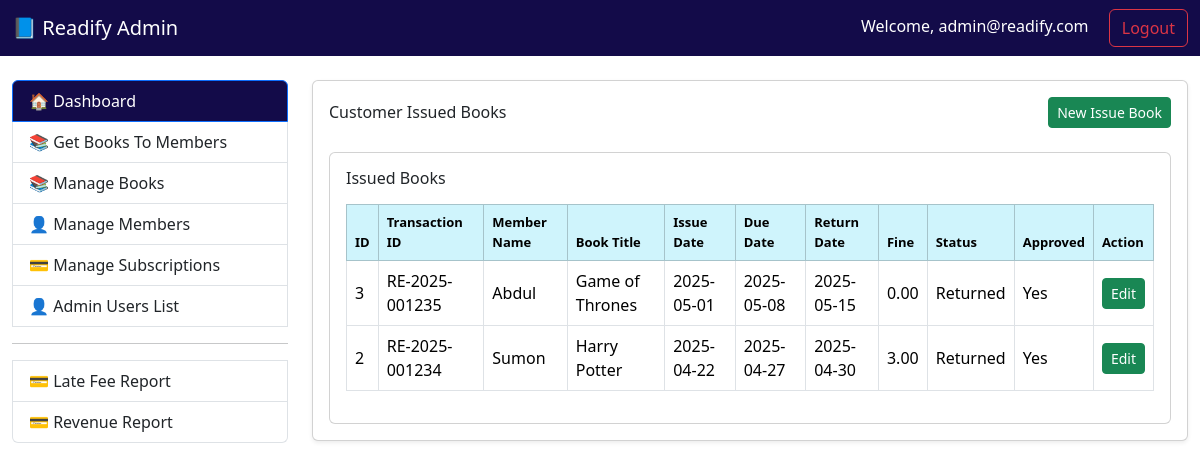
/issue-books (signed in), run on an earlier commit of the app's database.
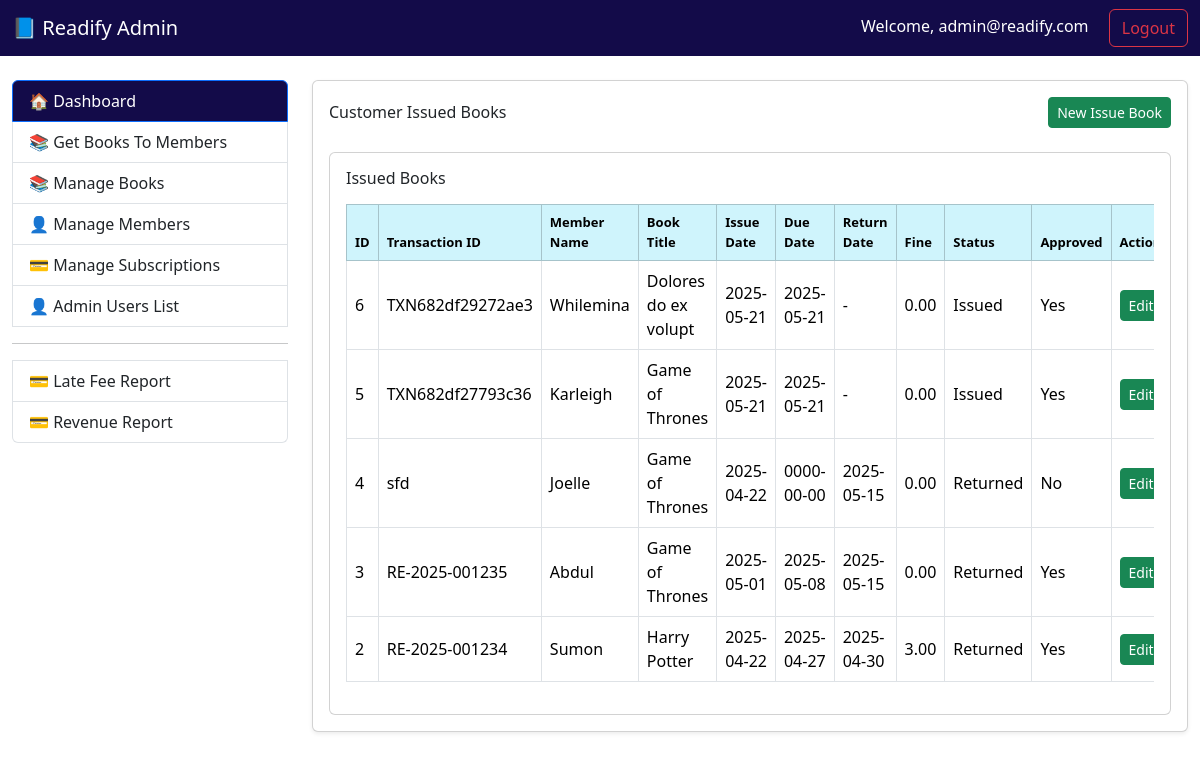
And on a later commit of the database.
### tables this page shows
CREATE TABLE `transactions` (
  `id` int(11) NOT NULL,
  `transaction_id` varchar(255) NOT NULL,
  `member_id` int(11) DEFAULT NULL,
  `book_id` int(11) DEFAULT NULL,
  `issue_date` date NOT NULL,
  `due_date` date NOT NULL,
  `return_date` date DEFAULT NULL,
  `fine_amount` decimal(10,2) DEFAULT 0.00,
  `status` varchar(20) NOT NULL,
  `is_approved` tinyint(1) DEFAULT 0,
  `created_at` timestamp NOT NULL DEFAULT current_timestamp(),
  `updated_at` timestamp NOT NULL DEFAULT current_timestamp() ON UPDATE current_timestamp()
);

CREATE TABLE `members` (
  `id` int(11) NOT NULL,
  `first_name` varchar(50) NOT NULL,
  `last_name` varchar(50) NOT NULL,
  `email` varchar(100) NOT NULL,
  `password` varchar(255) NOT NULL,
  `phone` varchar(15) DEFAULT NULL,
  `address` varchar(255) DEFAULT NULL,
  `verified_at` timestamp NULL DEFAULT NULL,
  `created_at` timestamp NOT NULL DEFAULT current_timestamp(),
  `updated_at` timestamp NOT NULL DEFAULT current_timestamp() ON UPDATE current_timestamp()
);

CREATE TABLE `books` (
  `id` int(11) NOT NULL,
  `title` varchar(255) NOT NULL,
  `author_id` int(11) DEFAULT NULL,
  `isbn` varchar(20) DEFAULT NULL,
  `code` varchar(20) DEFAULT NULL,
  `category_id` int(11) DEFAULT NULL,
  `quantity` int(11) NOT NULL,
  `available_quantity` int(11) NOT NULL,
  `created_at` timestamp NOT NULL DEFAULT current_timestamp(),
  `updated_at` timestamp NOT NULL DEFAULT current_timestamp() ON UPDATE current_timestamp()
);

### core/Controller.php (called while the page is built, shortened)
<?php
abstract class Controller {
    protected function view($view, $data = []) {
        extract($data);
        require_once "../views/{$view}.php";
    }
}

### controllers/CustomerSubscriptionsController.php (called while the page is built, shortened)
<?php
require_once '../core/Controller.php';
require_once '../models/Book.php';
class CustomerSubscriptionsController extends Controller {
    public function issueBook() {
        try {
            $getMembers = new Members();
            $books = new Book();
            $getIssuedBooks = $books->getIssueBook();
            return $this->view('issue-book', [
                'members' => $getMembers->index(),
                'books' => $books->getBooks(),
                'getIssuedBooks' => $getIssuedBooks
            ]);
        } catch (\Exception $e) {
            error_log($e->getMessage());
            echo "An error occurred while loading the page.";
        }
    }
}

### public/index.php (called while the page is built, shortened)
<?php
require_once '../routes/web.php';

### core/MakeUrl.php (called while the page is built)
<?php
class MakeUrl
{
    function url($path = '')
    {
        $protocol = (!empty($_SERVER['HTTPS']) && $_SERVER['HTTPS'] !== 'off') ? 'https://' : 'http://';
        $host = $_SERVER['HTTP_HOST'];
        $scriptDir = rtrim(str_replace(basename($_SERVER['SCRIPT_NAME']), '', $_SERVER['SCRIPT_NAME']), '/');
        $baseUrl = $protocol . $host . $scriptDir;
        $baseUrl = rtrim($baseUrl, '/');
        $path = ltrim($path, '/');
        return $baseUrl . '/' . $path;
    }
}
?>

### core/Model.php (called while the page is built, shortened)
<?php
require_once __DIR__ . '/../config/Database.php';
abstract class Model {
    public function __construct() {
        $database = new Database();
        $database->connect();
        $this->db = $database->pdo;
    }
}

### config/Database.php (called while the page is built, shortened)
<?php
class Database {
    public function connect() {
        $host = 'localhost';
        $db = 'readify';
        $user = 'root';
        $pass = '';
        $charset = 'utf8mb4';
        $dsn = "mysql:host=$host;dbname=$db;charset=$charset";
        try {
            $this->pdo = new PDO($dsn, $user, $pass);
            $this->pdo->setAttribute(PDO::ATTR_ERRMODE, PDO::ERRMODE_EXCEPTION);
            return $this->pdo;
        } catch (PDOException $e) {
            die("Connection failed: " . $e->getMessage());
        }
    }
}

### models/Book.php (called while the page is built, shortened)
<?php
require_once '../core/Model.php';
class Book extends Model {
    public function getIssueBook() {
        try {
            $stmt = $this->db->prepare("
                CALL ListTransactions()
            ");
            $stmt->execute();
            return $stmt->fetchAll(PDO::FETCH_OBJ);
        } catch (PDOException $e) {
            error_log($e->getMessage());
            return [];
        }
    }
}
?>

### views/issue-book.php (the view, shortened to what this page needs)
<?php
    require_once 'layouts/page-header.php';
    require_once 'layouts/navbar.php';
?>
<div class="container-fluid mt-4">
    <div class="row mt-4">
    <?php require_once 'layouts/sidebar.php'; ?>
    <div class="col-md-9">
        <div class="card shadow-sm">
            <div class="card-body">
                <div class="d-flex justify-content-between align-items-center mb-3">
                    <h6 class="mb-0">Customer Issued Books</h6>
                    <button class="btn btn-success btn-sm" data-bs-toggle="modal" data-bs-target="#addBookIssueModal">
                        New Issue Book
                    </button>
                </div>
                  <?php if (!empty($getIssuedBooks)) : ?>
                    <div class="card mt-4">
                        <div class="card-body">
                            <h6 class="mb-3">Issued Books</h6>
                            <div class="table-responsive">
                                <table class="table table-bordered table-hover align-middle">
                                    <thead class="table-info">
                                        <tr>
                                            <th>ID</th>
                                            <th>Transaction ID</th>
                                            <th>Member Name</th>
                                            <th>Book Title</th>
                                            <th>Issue Date</th>
                                            <th>Due Date</th>
                                            <th>Return Date</th>
                                            <th>Fine</th>
                                            <th>Status</th>
                                            <th>Approved</th>
                                            <th>Action</th>
                                        </tr>
                                    </thead>
                                    <tbody>
                                        <?php foreach ($getIssuedBooks as $txn): ?>
                                            <tr>
                                                <td><?= htmlspecialchars($txn->id) ?></td>
                                                <td><?= htmlspecialchars($txn->transaction_id) ?></td>
                                                <td><?= htmlspecialchars($txn->member_name) ?></td>
                                                <td><?= htmlspecialchars($txn->book_title) ?></td>
                                                <td><?= htmlspecialchars($txn->issue_date) ?></td>
                                                <td><?= htmlspecialchars($txn->due_date) ?></td>
                                                <td><?= htmlspecialchars($txn->return_date ?? '-') ?></td>
                                                <td><?= htmlspecialchars($txn->fine_amount ?? 0) ?></td>
                                                <td><?= htmlspecialchars($txn->status ? 'Returned' : 'Issued') ?></td>
                                                <td><?= htmlspecialchars($txn->is_approved ? 'Yes' : 'No') ?></td>
                                                <td>
                                                   <a href="#"
                                                    class="btn btn-success btn-sm editBookBtn"
                                                    data-url="<?= $url->url('/issue-books/update'); ?>"
                                                    data-id="<?= $txn->id ?>"
                                                    data-transaction_id="<?= htmlspecialchars($txn->transaction_id) ?>"
                                                    data-member_id="<?= $txn->member_id ?>"
                                                    data-book_id="<?= $txn->book_id ?>"
                                                    data-issue_date="<?= $txn->issue_date ?>"
                                                    data-due_date="<?= $txn->due_date ?>"
                                                    data-return_date="<?= $txn->return_date ?>"
                                                    data-fine_amount="<?= $txn->fine_amount ?>"
                                                    data-status="<?= $txn->status ?>"
                                                    data-is_approved="<?= $txn->is_approved ?>"
                                                    data-bs-toggle="modal"
                                                    data-bs-target="#editBookIssueModal"
                                                >
                                                    Edit
                                                </a>
                                                </td>
                                            </tr>
                                        <?php endforeach; ?>
                                    </tbody>
                                </table>
                            </div>
                        </div>
                    </div>
                <?php endif; ?>
                </div>
        </div>
</div>
</div>
<?php require_once 'layouts/page-footer.php'; ?>

### routes/web.php (shortened to what this page needs)
<?php
$path = parse_url($_SERVER['REQUEST_URI'], PHP_URL_PATH);
$publicPos = strpos($path, '/public');
if ($publicPos !== false) {
    $rootPath = substr($path, $publicPos + strlen('/public'));
} else {
    $rootPath = $path;
}
$rootPath = '/' . ltrim($rootPath, '/');
$rootPath = rtrim($rootPath, '/');
require_once '../controllers/CustomerSubscriptionsController.php';
$customerSubsController = new CustomerSubscriptionsController();
if ($rootPath === '/issue-books' && $_SERVER['REQUEST_METHOD'] === 'GET') {
   $customerSubsController->issueBook();
}

### views/layouts/page-header.php (shortened to what this page needs)
<!DOCTYPE html>
<html lang="en">
<head>
    <link href="https://cdn.jsdelivr.net/npm/bootstrap@5.3.3/dist/css/bootstrap.min.css" rel="stylesheet">
</head>
<body>
<?php
require_once __DIR__ . '/../../core/MakeUrl.php';
$url = new MakeUrl();
?>

### views/layouts/navbar.php
<div class="container-fluid bg-info">
<nav class="navbar navbar-expand-lg">
    <a class="navbar-brand text-white" href="#">📘 Readify Admin</a>
    <div class="ms-auto">
        <span class="navbar-info text-white me-3">
            Welcome, <?= htmlspecialchars($_SESSION['admin']['email'] ?? '') ?>
        </span>
        <form action="<?php echo $url->url('logout'); ?>" onsubmit="return confirm('Are you sure you want to logout?'); window.location.header('Location: ' . $url->url('logout'));" method="POST" class="d-inline">
            <button type="submit" class="btn btn-outline-danger">Logout</button>
        </form>
    </div>
</nav>
</div>

### views/layouts/sidebar.php
<div class="col-md-3">
    <div class="list-group bg-white">
        <a href="<?php echo $url->url('admin-dashboard'); ?>" class="list-group-item list-group-item-action active">🏠 Dashboard</a>
        <a href="<?php echo $url->url('issue-books'); ?>" class="list-group-item list-group-item-action">📚 Get Books To Members</a>
        <a href="<?php echo $url->url('books'); ?>" class="list-group-item list-group-item-action">📚 Manage Books</a>
        <a href="<?php echo $url->url('members'); ?>" class="list-group-item list-group-item-action">👤 Manage Members</a>
        <a href="<?php echo $url->url('customer-subscriptions'); ?>" class="list-group-item list-group-item-action">💳 Manage Subscriptions</a>
        <a href="<?php echo $url->url('users'); ?>" class="list-group-item list-group-item-action">👤 Admin Users List</a>
        <hr>
        <a href="<?php echo $url->url('late-fee'); ?>" class="list-group-item list-group-item-action">💳 Late Fee Report</a>
        <a href="<?php echo $url->url('revenue'); ?>" class="list-group-item list-group-item-action">💳 Revenue Report</a>
    </div>
</div>

### views/layouts/page-footer.php (shortened to what this page needs)
</body>
</html>

### views/layouts/page-header.php (style rules this page uses)
.bg-info, .list-group-item.active { background-color:rgb(19, 11, 73) !important; }

### views/issue-book.php (style rules this page uses)
th { font-weight: bold; font-size: 13px; }

What changed in the data, as far as the page shows it:
added transactions: id "6", transaction "TXN682df29272ae3", member.first_name "Whilemina", book.title "Dolores do ex volupt", issue_date "2025-05-21", due_date "2025-05-21", return_date "-", fine_amount "0.00", status "Issued", is_approved "Yes"
added transactions: id "5", transaction "TXN682df27793c36", member.first_name "Karleigh", book.title "Game of Thrones", issue_date "2025-05-21", due_date "2025-05-21", return_date "-", fine_amount "0.00", status "Issued", is_approved "Yes"
added transactions: id "4", transaction "sfd", member.first_name "Joelle", book.title "Game of Thrones", issue_date "2025-04-22", due_date "0000-00-00", return_date "2025-05-15", fine_amount "0.00", status "Returned", is_approved "No"
